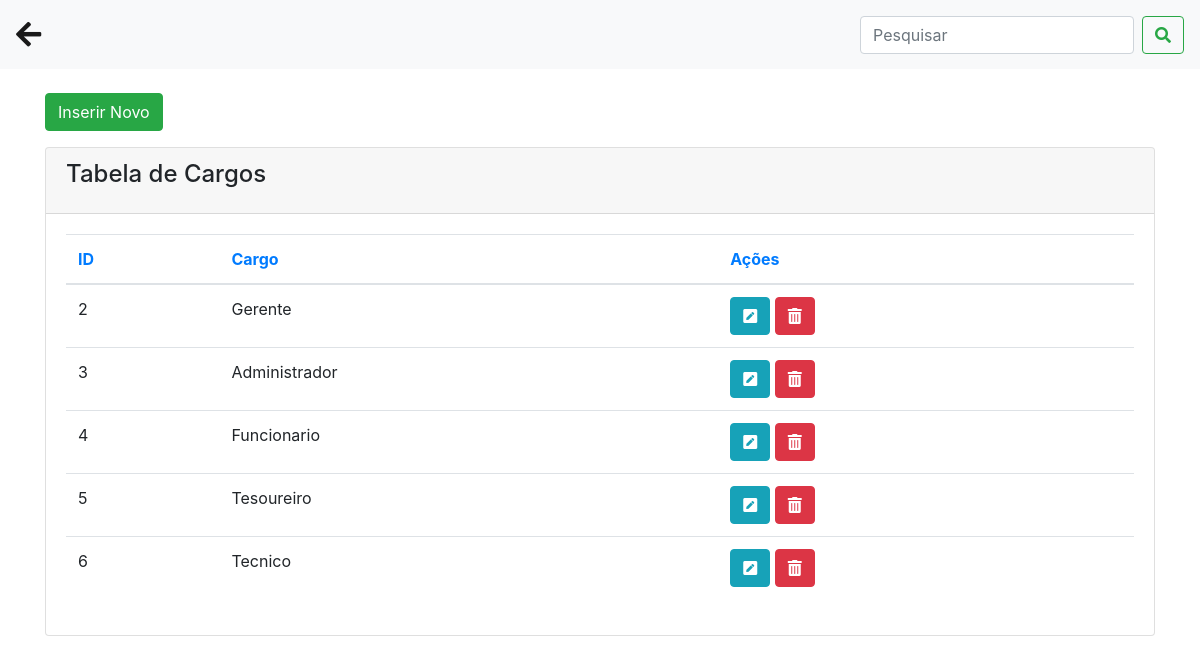
The app's page /cargos.php with its own data.
### tables this page shows
CREATE TABLE `cargos` (
  `id` int(11) NOT NULL AUTO_INCREMENT,
  `cargo` varchar(50) NOT NULL,
  PRIMARY KEY (`id`)
);

### cargos.php (the view, shortened to what this page needs)
<?php
require 'conexao.php';
?>
<!DOCTYPE html>
<html>
<head>
  <link rel="stylesheet" href="https://use.fontawesome.com/releases/v5.8.2/css/all.css">
  <link href="css/bootstrap.min.css" rel="stylesheet">
</head>
<body>
  <nav class="navbar navbar-expand-lg navbar-light bg-light">
    <a class="navbar-brand" href="painel_admin.php">
      <big><big><i class="fa fa-arrow-left"></i></big></big>
    </a>
    <div class="collapse navbar-collapse" id="conteudoNavbarSuportado">
      <form class="form-inline my-2 my-lg-0">
        <input class="form-control mr-sm-2" type="search" name="txtPesquisar" placeholder="Pesquisar" aria-label="Pesquisar">
        <button class="btn btn-outline-success my-2 my-sm-0" type="submit" name="btPesquisar"><i class="fa fa-search"></i></button>
      </form>
    </div>
  </nav>
  <div class="container">
      <br>
      <div class="row">
        <div class="col-sm-12">
          <button type="button" class="btn btn-success mb-3" data-toggle="modal" data-target="#modalExemplo">
                Inserir Novo
          </button>
        </div>
      </div>
      <div class="content">
        <div class="row">
          <div class="col-md-12">
            <div class="card">
              <div class="card-header">
                <h4 class="card-title"> Tabela de Cargos</h4>
              </div>
              <div class="card-body">
                <div class="table-responsive">
                  <table class="table">
                    <thead class=" text-primary">
                      <th>
                        ID
                      </th>
                      <th>
                        Cargo
                      </th>
                      <th>
                        Ações
                      </th>
                    </thead>
                    <tbody>
                      <?php
                        if ( isset($_GET['btPesquisar']) && $_GET['txtPesquisar'] != '' ) {
                          $cargo = $_GET['txtPesquisar'].'%';
                          $query = "SELECT * FROM cargos WHERE cargo LIKE '{$cargo}'";
                        } else {
                           $query  = "SELECT * FROM cargos";
                        }
                        $result = mysqli_query($conexao, $query);
                        while ($row = mysqli_fetch_assoc($result)) {
                        ?>
                          <tr>
                            <td><?php echo $row['id']; ?></td>
                            <td><?php echo $row['cargo']; ?></td>
                            <td>
                              <a class="btn btn-info" href="cargos.php?func=edita&id=<?php echo $row['id'] ?>">
                                <i class="fas fa-pen-square"></i>
                              </a>
                              <a class="btn btn-danger" href="cargos.php?func=deleta&id=<?php echo $row['id'] ?>">
                                <i class="fas fa-trash-alt"></i>
                              </a>
                            </td>
                          </tr>
                          <?php }
                      ?>
                    </tbody>
                  </table>
                </div>
              </div>
            </div>
          </div>
        </div>
      </div>
  </div>
</body>
</html>

### records on screen
cargos: id "2", cargo "Gerente"
cargos: id "3", cargo "Administrador"
cargos: id "4", cargo "Funcionario"
cargos: id "5", cargo "Tesoureiro"
cargos: id "6", cargo "Tecnico"
